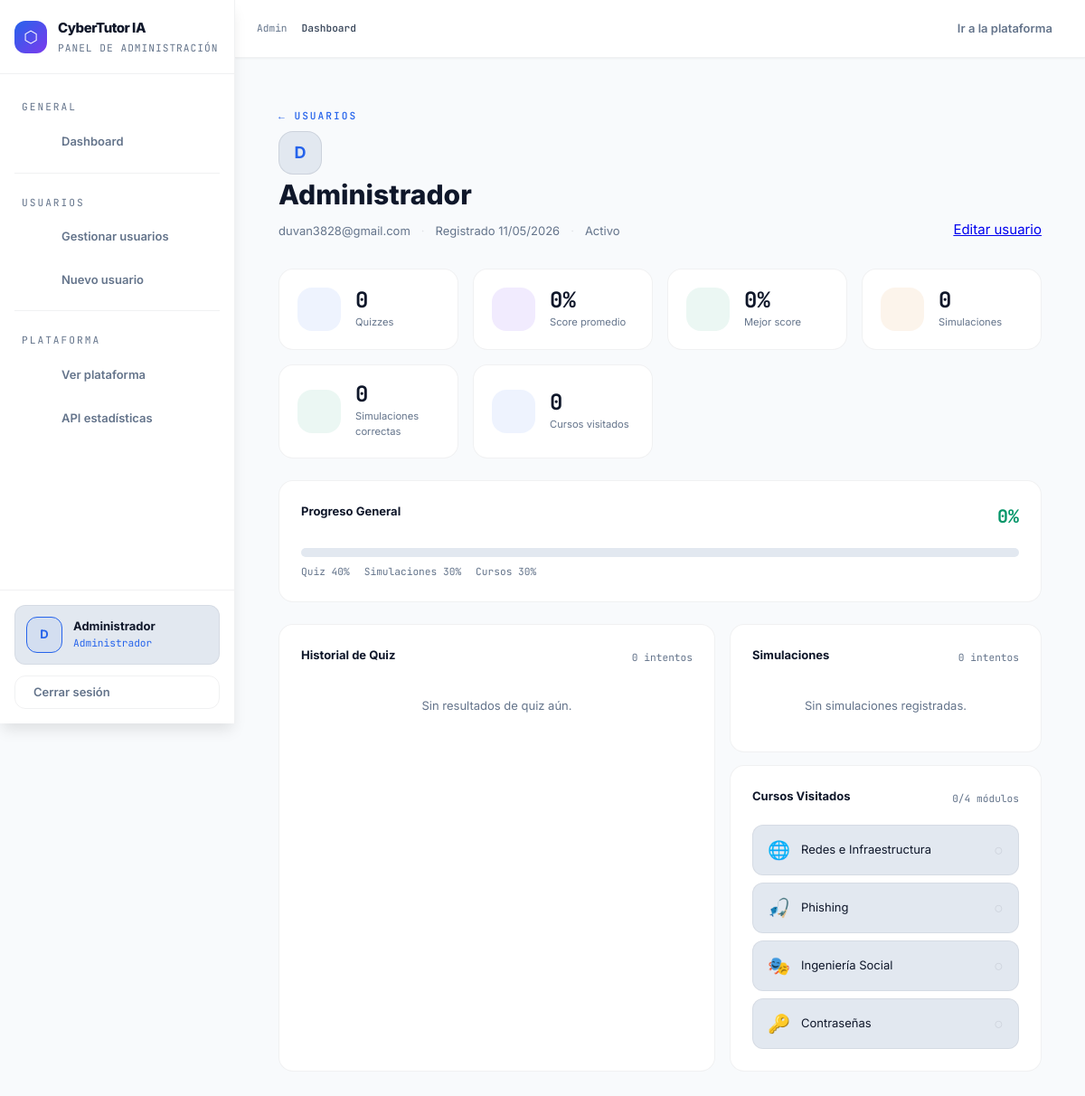
Page /admin/users/1/progress (signed in) on the earlier database version.
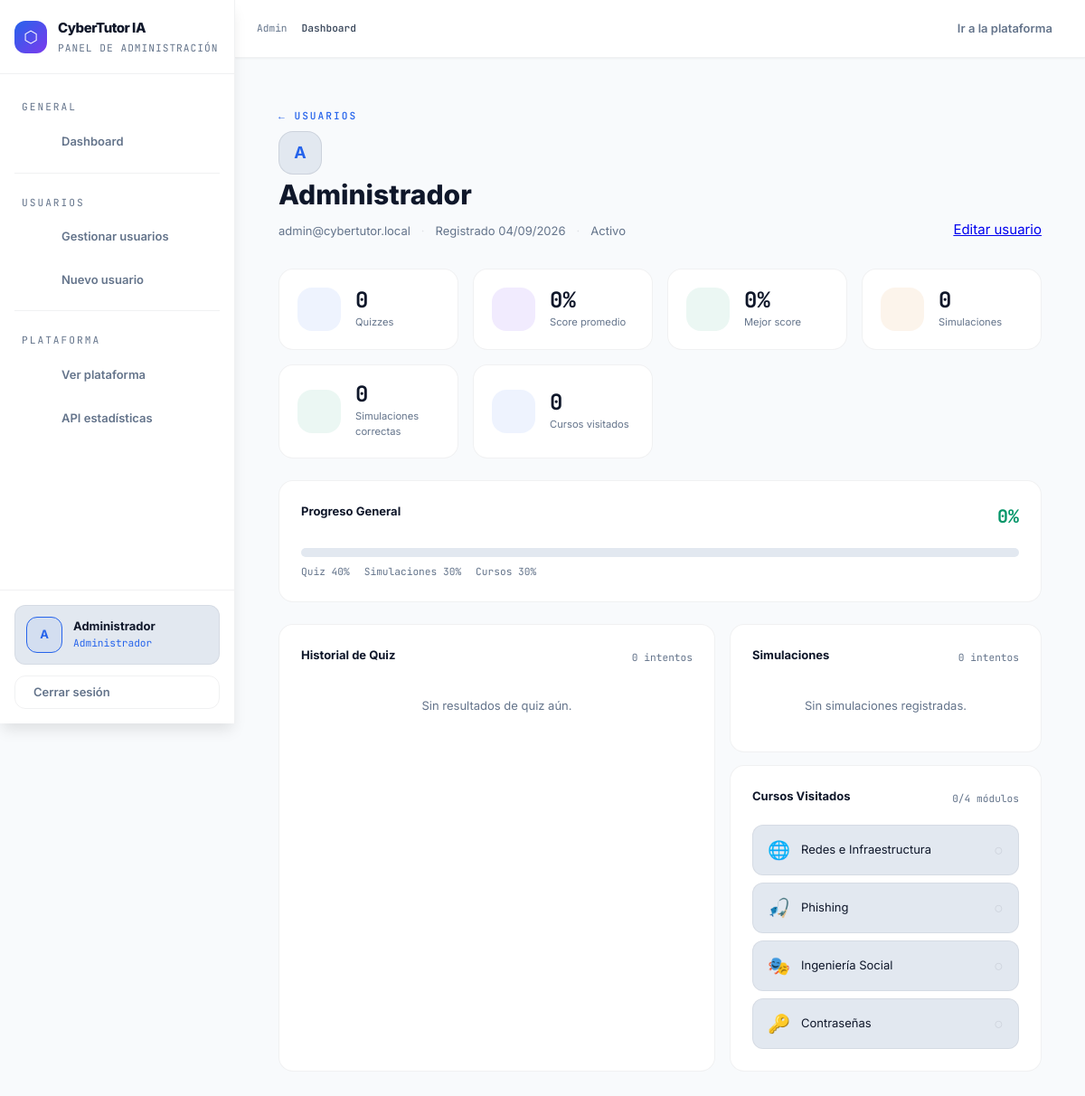
Same page on the later database version.
### app/models/user.py (models this page shows, shortened)
class User(db.Model, UserMixin):
    __tablename__ = 'user'
    id           = db.Column(db.Integer, primary_key=True)
    email        = db.Column(db.String(100), unique=True, nullable=False)
    password     = db.Column(db.String(255), nullable=False)
    name         = db.Column(db.String(100), default='')
    is_admin     = db.Column(db.Boolean, default=False)
    is_active    = db.Column(db.Boolean, default=True)
    created_at   = db.Column(db.DateTime, default=datetime.utcnow)
    last_login   = db.Column(db.DateTime, nullable=True)
    __table_args__ = (
        db.Index('ix_user_admin_active', 'is_admin', 'is_active'),
        db.Index('ix_user_created_at', 'created_at'),
        db.Index('ix_user_last_login', 'last_login'),
    )
    quiz_results       = db.relationship('QuizResult',       backref='user', lazy=True, cascade='all, delete-orphan')
    simulation_results = db.relationship('SimulationResult', backref='user', lazy=True, cascade='all, delete-orphan')
    course_visits      = db.relationship('CourseVisit',      backref='user', lazy=True, cascade='all, delete-orphan')
    @property
    def quiz_count(self):
        return len(self.quiz_results)
    @property
    def avg_quiz_score(self):
        if not self.quiz_results:
            return 0
        return round(sum(r.score for r in self.quiz_results) / len(self.quiz_results))
    @property
    def best_quiz_score(self):
        if not self.quiz_results:
            return 0
        return max(r.score for r in self.quiz_results)
    @property
    def simulation_count(self):
        return len(self.simulation_results)
    @property
    def simulation_correct(self):
        return sum(1 for r in self.simulation_results if r.is_correct)
    @property
    def courses_visited(self):
        return len(set(v.course_id for v in self.course_visits))
    @property
    def overall_progress(self):
        quiz_score   = self.avg_quiz_score * 0.4          # 40%
        sim_score    = (self.simulation_correct / max(self.simulation_count, 1)) * 100 * 0.3  # 30%
        course_score = min(self.courses_visited / 4, 1) * 100 * 0.3   # 30% (4 cursos total)
        return round(quiz_score + sim_score + course_score)

### app/routes/admin.py (the view)
@admin.route('/users/<int:user_id>/progress')
@login_required
@admin_required
def user_progress(user_id):
    user = User.query.get_or_404(user_id)
    quiz_results = QuizResult.query.filter_by(user_id=user_id)\
                    .order_by(QuizResult.created_at.desc()).all()
    sim_results = SimulationResult.query.filter_by(user_id=user_id)\
                    .order_by(SimulationResult.created_at.desc()).all()
    course_visits = CourseVisit.query.filter_by(user_id=user_id)\
                    .order_by(CourseVisit.visited_at.desc()).all()
    quiz_history = [
        {'date': r.created_at.strftime('%d/%m'), 'score': r.score}
        for r in reversed(quiz_results[:10])
    ]
    return render_template('admin/user_progress.html',
        user=user,
        quiz_results=quiz_results,
        sim_results=sim_results,
        course_visits=course_visits,
        quiz_history=quiz_history,
    )

### app/routes/admin.py (called while the page is built)
def admin_required(f):
    @wraps(f)
    def decorated(*args, **kwargs):
        if not current_user.is_authenticated or not current_user.is_admin:
            flash('Acceso restringido al panel de administrador.', 'error')
            return redirect(url_for('main.home'))
        return f(*args, **kwargs)
    return decorated

### app/templates/admin/user_progress.html (shortened to what the changed rows need)
{% extends "base_admin.html" %}
{% block content %}
<div class="admin-page">
  <div class="admin-header">
    <div>
      <div class="admin-eyebrow">
        <a href="{{ url_for('admin.users') }}" class="admin-back">← Usuarios</a>
      </div>
      <h1 class="admin-title">
        <div class="user-avatar user-avatar-lg">{{ user.email[0].upper() }}</div>
        {{ user.name or user.email }}
      </h1>
      <div class="user-meta">
        <span>{{ user.email }}</span>
        <span class="dot">·</span>
        <span>Registrado {{ user.created_at.strftime('%d/%m/%Y') }}</span>
        <span class="dot">·</span>
        <span class="status-pill {% if user.is_active %}status-active{% else %}status-inactive{% endif %}">
          {{ 'Activo' if user.is_active else 'Inactivo' }}
        </span>
      </div>
    </div>
  </div>
        {% set all_courses = [
          ('redes', 'Redes e Infraestructura', '🌐'),
          ('phishing', 'Phishing', '🎣'),
          ('ingenieria', 'Ingeniería Social', '🎭'),
          ('contrasena', 'Contraseñas', '🔑'),
        ] %}
        {% set visited_ids = course_visits | map(attribute='course_id') | list %}
</div>
{% endblock %}

### app/templates/base_admin.html (shortened to what this page needs)
<!DOCTYPE html>
<html lang="es" data-theme="light">
<head>
  <link rel="stylesheet" href="https://cdnjs.cloudflare.com/ajax/libs/tabler-icons/3.19.0/tabler-icons.min.css">
  <link rel="stylesheet" href="{{ url_for('static', filename='css/design-tokens.css') }}">
  <link rel="stylesheet" href="{{ url_for('static', filename='css/admin.css') }}">
</head>
<body>
<aside class="admin-sidebar" id="sidebar">
  <div class="sidebar-logo">
    <div class="logo-wrap">
      <div class="logo-icon">⬡</div>
      <div>
        <div class="logo-title">CyberTutor IA</div>
        <div class="logo-sub">Panel de administración</div>
      </div>
    </div>
  </div>
  <nav class="sidebar-nav">
    <span class="nav-section-label">General</span>
    <a href="{{ url_for('admin.dashboard') }}"
       class="nav-link {% if request.endpoint == 'admin.dashboard' %}active{% endif %}">
       Dashboard
    </a>
    <div class="nav-divider"></div>
    <span class="nav-section-label">Usuarios</span>
    <a href="{{ url_for('admin.users') }}"
       class="nav-link {% if request.endpoint in ['admin.users', 'admin.create_user', 'admin.edit_user'] %}active{% endif %}">
       Gestionar usuarios
    </a>
    <a href="{{ url_for('admin.create_user') }}" class="nav-link">
       Nuevo usuario
    </a>
    <div class="nav-divider"></div>
    <span class="nav-section-label">Plataforma</span>
    <a href="{{ url_for('main.home') }}" class="nav-link" target="_blank">
       Ver plataforma
    </a>
    <a href="{{ url_for('admin.api_stats') }}" class="nav-link" target="_blank">
       API estadísticas
    </a>
  </nav>
  <div class="sidebar-footer">
    <div class="admin-profile">
      <div class="profile-avatar">
        {{ current_user.email[0].upper() if current_user.is_authenticated else 'A' }}
      </div>
      <div>
        <div class="profile-name">
          {{ current_user.name or current_user.email if current_user.is_authenticated else 'Admin' }}
        </div>
        <div class="profile-role">Administrador</div>
      </div>
    </div>
    <a href="{{ url_for('auth.logout') }}" class="btn-logout">
       Cerrar sesión
    </a>
  </div>
</aside>
<main class="admin-main">
  <div class="admin-topnav">
    <div class="breadcrumb">
      <a href="{{ url_for('admin.dashboard') }}">Admin</a>
      <span class="current">{% block breadcrumb %}Dashboard{% endblock %}</span>
    </div>
    <div class="topnav-right">
      <a href="{{ url_for('main.home') }}" target="_blank"> Ir a la plataforma</a>
    </div>
  </div>
  <div class="admin-content">
    {% block content %}{% endblock %}
  </div>
</main>
</body>
</html>

Differences in the rows shown:
changed User "Administrador": is_active+email "D" → "A"; email "D" → "A"; email "duvan3828@gmail.com" → "admin@cybertutor.local"; created_at "11/05/2026" → "04/09/2026"
